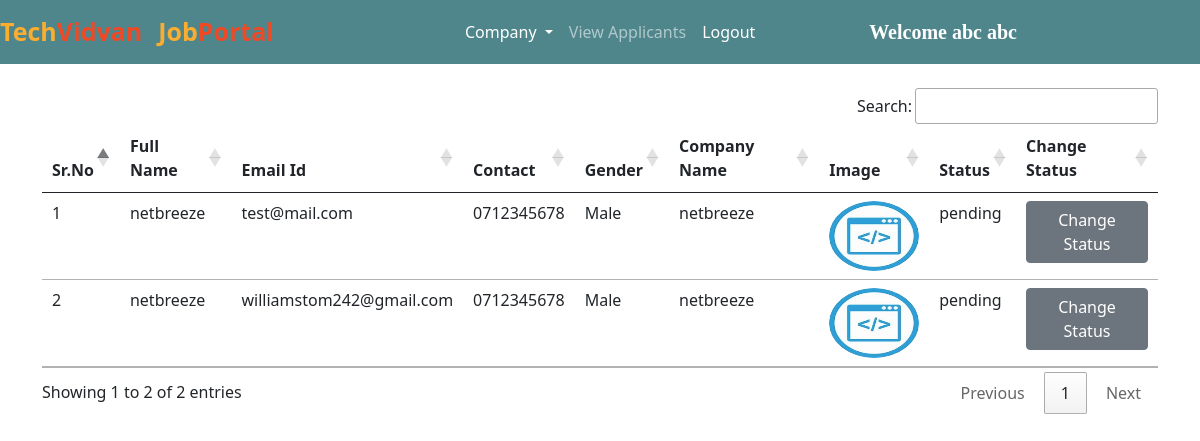
Screenshot of /pending_companies/ (signed in) with the database file from the repository.
### jobs/models.py (models this page shows, shortened)
class Company(models.Model):
    user = models.ForeignKey(User, on_delete=models.CASCADE)
    phone = models.CharField(max_length=10)
    image = models.ImageField(upload_to="")
    gender = models.CharField(max_length=10)
    type = models.CharField(max_length=15)
    status = models.CharField(max_length=20)
    company_name = models.CharField(max_length=100)

### jobs/views.py (the view)
# urls.py: path("pending_companies/", views.pending_companies, name="pending_companies"),
def pending_companies(request):
    if not request.user.is_authenticated:
        return redirect("/admin_login")
    companies = Company.objects.filter(status="pending")
    return render(request, "pending_companies.html", {'companies':companies})

### jobs/templates/pending_companies.html (shortened to what this page needs)
{% extends 'admin_navbar.html' %}
{% block body %}
<div class="container mt-4">
<table class="table table-hover" id="example">
    <thead>
        <tr>
            <th>Sr.No</th>
            <th>Full Name</th>
            <th>Email Id</th>
            <th>Contact</th>
            <th>Gender</th>
            <th>Company Name</th>
            <th>Image</th>
            <th>Status</th>
            <th>Change Status</th>
        </tr>
    </thead>
    <tbody>
        {% for company in companies %}
        <tr>
            <td>{{forloop.counter}}</td>
            <td>{{company.user.get_full_name}}</td>
            <td>{{company.user.email}}</td>
            <td>{{company.phone}}</td>
            <td>{{company.gender}}</td>
            <td>{{company.company_name}}</td>
            <td><img src="{{company.image.url}}" class="rounded-circle" width="90px" height="70px"></td>
            <td>{{company.status}}</td>
            <td><a href="/change_status/{{company.id}}/" class="btn btn-secondary">Change Status</a></td>
        </tr>
        {% endfor %}
    </tbody>
</table>
</div>
{% endblock %}

### jobs/templates/admin_navbar.html (shortened to what this page needs)
<!doctype html>
<html lang="en">
<head>
  <link href="https://cdn.jsdelivr.net/npm/bootstrap@5.0.2/dist/css/bootstrap.min.css" rel="stylesheet"
>
  <link rel="stylesheet" href="https://cdn.datatables.net/1.10.25/css/jquery.dataTables.min.css">
  <link rel="stylesheet" href="https://cdn.datatables.net/buttons/1.7.1/css/buttons.dataTables.min.css">
</head>
<body>
  <nav class="navbar navbar-expand-lg navbar-dark">
      <a class="navbar-brand" href="/"><span class="head1">Tech</span><span class="head2">Vidvan</span></a>
      <a class="navbar-brand" href="#"><span class="head1">Job</span><span class="head2">Portal</span></a>
      <div class="container w-50">
      <div class="collapse navbar-collapse" id="navbarSupportedContent">
        <ul class="navbar-nav me-auto mb-2 mb-lg-0">
          <div class="collapse navbar-collapse" id="navbarNavDarkDropdown">
            <ul class="navbar-nav">
              <li class="nav-item dropdown">
                <a class="nav-link active dropdown-toggle" href="#" id="navbarDarkDropdownMenuLink" role="button" data-bs-toggle="dropdown" aria-expanded="false">
                  Company
                </a>
              </li>
            </ul>
          </div>
          <li class="nav-item">
            <a class="nav-link {% block view_applicants %} {% endblock %}" href="/view_applicants/">View Applicants</a>
          </li>
          <li class="nav-item">
            <a class="nav-link active" href="/logout/">Logout</a>
          </li>
        </ul>
        <a class="navbar-brand" style="font-weight: bold; font-family: 'Times New Roman', Times, serif;" href="#">Welcome {{request.user.get_full_name}}</a>
      </div>
      </div>
  </nav>
  {% block body %}
  {% endblock %}
</body>
</html>

### jobs/templates/admin_navbar.html (style rules this page uses)
.navbar { background-color: #4f868c; }
.head1 { color: #FBAD30; font-size: 25px; font-weight: bold; height: 50px; }
.head2 { color: #EF4926; font-size: 25px; font-weight: bold; }

### rows the page displays
Company: user.get_full_name "netbreeze", user.email "test@mail.com", phone "0712345678", gender "Male", company_name "netbreeze", image (picture), status "pending"
Company: user.get_full_name "netbreeze", user.email "williamstom242@gmail.com", phone "0712345678", gender "Male", company_name "netbreeze", image (picture), status "pending"

### other values shown
{{ request.user.get_full_name }} "abc abc"
